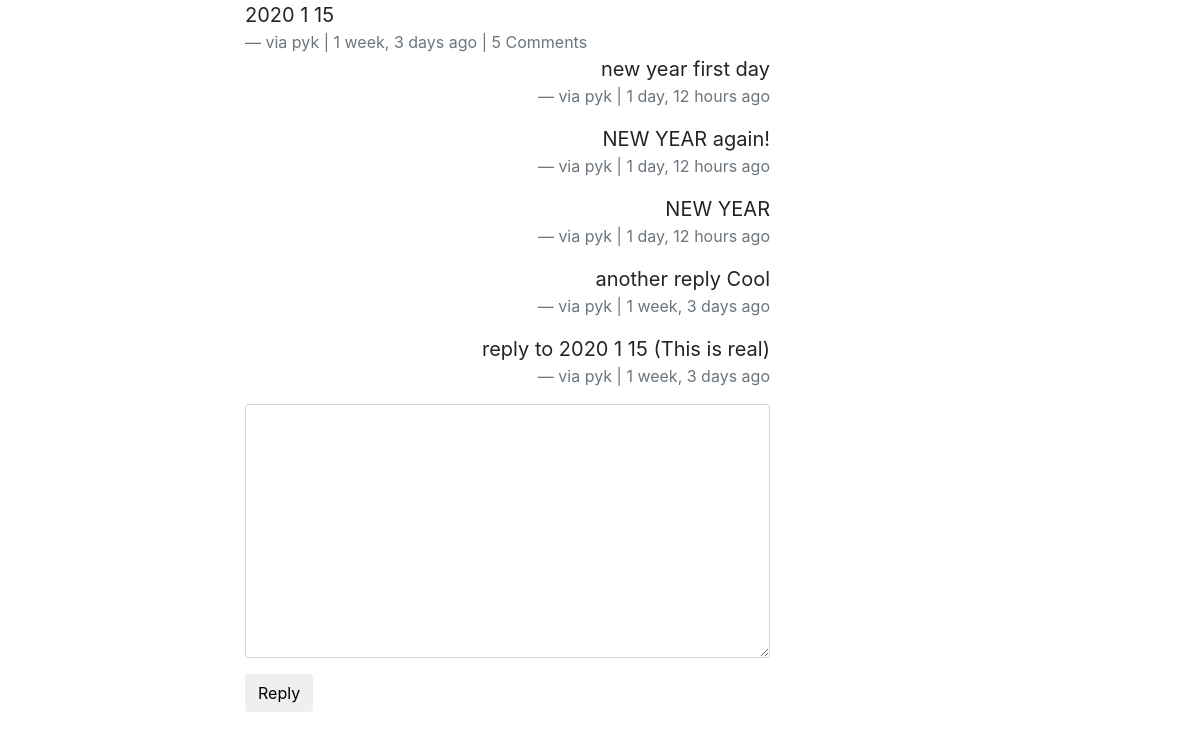
/comments/8/, run on the app's committed database.
### comments/models.py (models this page shows, shortened)
class Comment(models.Model):
    user = models.ForeignKey(settings.AUTH_USER_MODEL, default=1, on_delete=SET_NULL, null=True)
    content_type = models.ForeignKey(ContentType, on_delete=models.CASCADE)
    object_id = models.PositiveIntegerField()
    content_object = GenericForeignKey('content_type', 'object_id')
    parent = models.ForeignKey('self', on_delete=models.CASCADE, blank=True, null=True)
    content = models.TextField()
    timestamp = models.DateTimeField(auto_now_add=True)
    objects = CommentManager()
    class Meta:
        ordering = ['-timestamp']
    def children(self): #replies
        return Comment.objects.filter(parent=self)

### comments/views.py (the view, shortened to what this page needs)
# urls.py: path('<id>/', views.comment_thread, name='thread'),
def comment_thread(request, id):
    comment = get_object_or_404(Comment, id=id)
    initial_data = {
        'content_type': comment.content_type,
        'object_id' : comment.object_id
    }
    form = CommentForm(request.POST or None, initial=initial_data)
    print(form.errors)
    context = {
        'comment': comment,
        'form': form
    }
    return render(request, 'comments/comment_thread.html', context=context)

### comments/forms.py
class CommentForm(forms.Form):
    content_type = forms.CharField(widget=forms.HiddenInput)
    object_id = forms.IntegerField(widget=forms.HiddenInput)
    content = forms.CharField(label='', widget=forms.Textarea)

### comments/models.py (called while the page is built)
    def all(self):
        qs = super(CommentManager, self).filter(parent=None)
        return qs

### comments/templates/comments/comment_thread.html (shortened to what this page needs)
{% extends "posts/base.html" %}
{% load crispy_forms_tags %}
{% block content %}
    <div class="">
        <blockquote class="blockquote">
            <p class="mb-0">{{ comment.content }}</p>
            <footer class="blockquote-footer">via {{ comment.user }} | {{ comment.timestamp | timesince }} ago
                {% if comment.children.count > 0 %}
                    | {{ comment.children.count }} Comment{% if comment.children.count > 1 %}s{% endif %}
                {% endif %}
            </footer>
            <div>
            {% for child_comment in comment.children %}
            <blockquote class="blockquote text-right">
                <p class="mb-0">{{ child_comment.content }}</p>
                <footer class="blockquote-footer">via {{ child_comment.user }} | {{ child_comment.timestamp | timesince }} ago
                </footer>
            </blockquote>
            {% endfor %}
            <form action="." method="POST">{% csrf_token %}
                {{ form | crispy }}
                <input type="submit" class="btn btn-default" value="Reply">
            </form>
            </div>
        </blockquote>
    </div>
{% endblock content %}

### data on the page
Comment: content "2020 1 15", user "pyk", timestamp "1 week, 3 days", children.count "5"
Comment: content "new year first day", user "pyk", timestamp "1 day, 12 hours"
Comment: content "NEW YEAR again!", user "pyk", timestamp "1 day, 12 hours"
Comment: content "NEW YEAR", user "pyk", timestamp "1 day, 12 hours"
Comment: content "another reply Cool", user "pyk", timestamp "1 week, 3 days"
Comment: content "reply to 2020 1 15 (This is real)", user "pyk", timestamp "1 week, 3 days"
